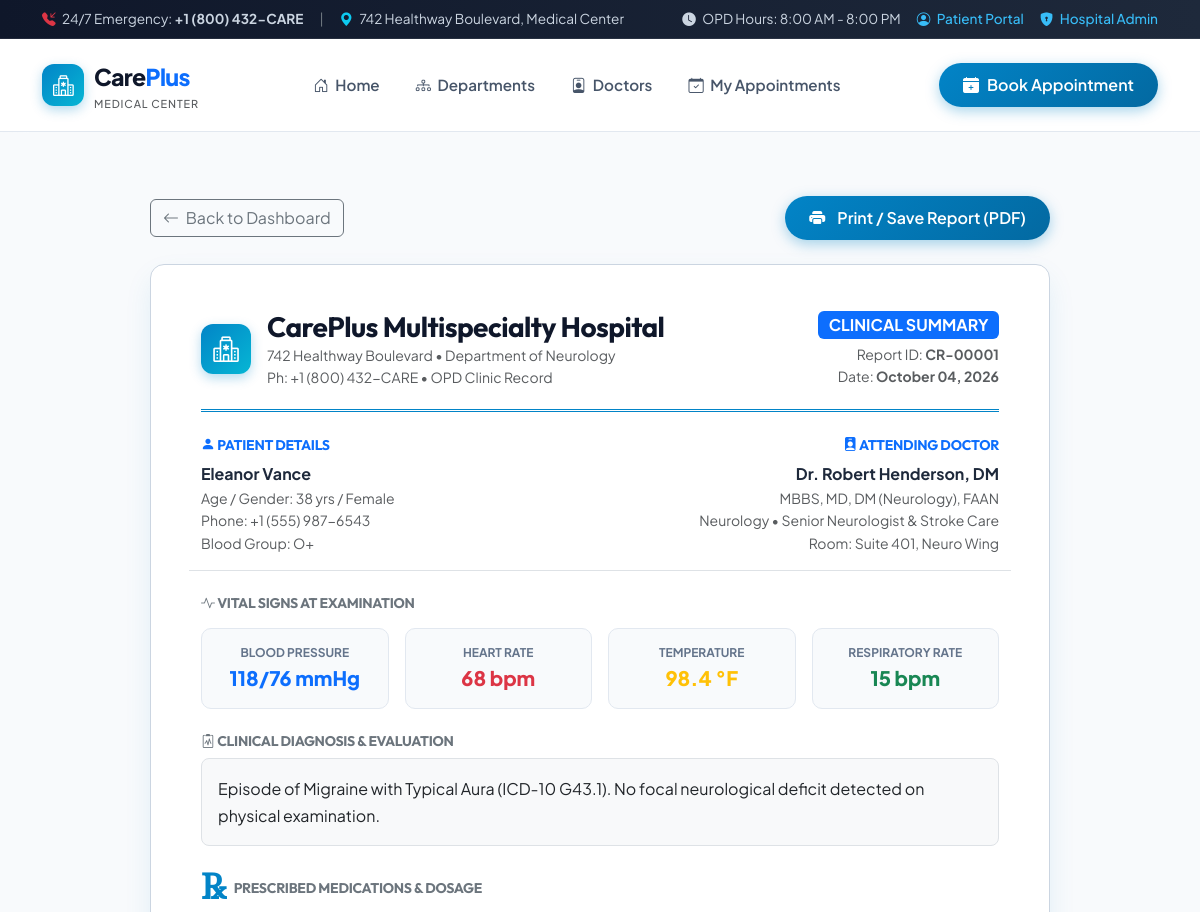
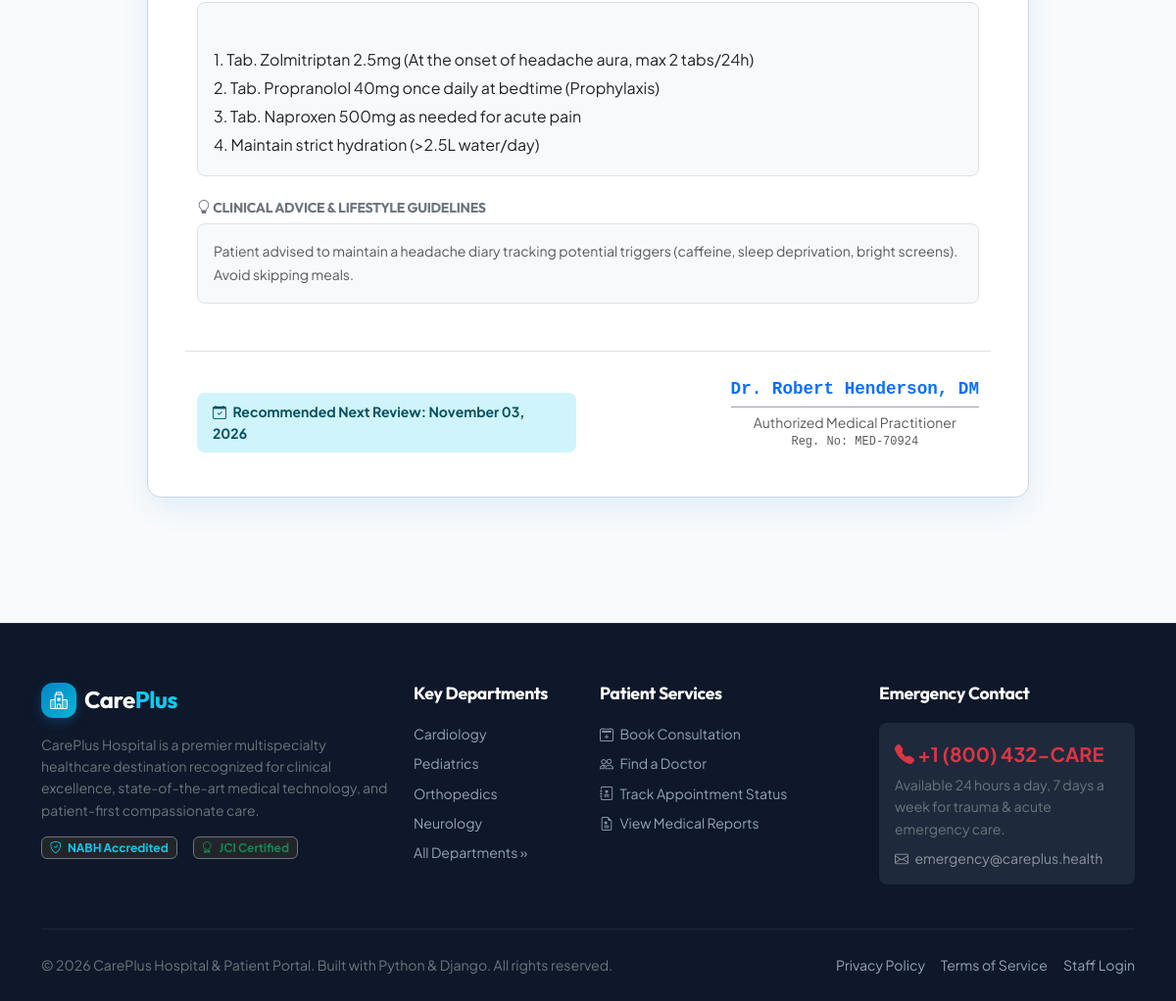
Screenshot of /report/1/ with the database file from the repository (2 pictures, top to bottom).
### appointments/models.py (models this page shows, shortened)
class Doctor(models.Model):
    name = models.CharField(max_length=150, help_text="e.g. Dr. Sarah Jenkins, MD")
    department = models.CharField(max_length=50, choices=DEPARTMENT_CHOICES)
    specialization = models.CharField(max_length=150, help_text="e.g. Interventional Cardiology")
    qualification = models.CharField(max_length=150, help_text="e.g. MBBS, MD, FACC")
    experience_years = models.PositiveIntegerField(default=5, help_text="Years of clinical practice")
    consultation_fee = models.DecimalField(max_digits=8, decimal_places=2, default=50.00)
    room_number = models.CharField(max_length=50, default="Room 101, OPD")
    phone = models.CharField(max_length=20, blank=True)
    email = models.EmailField(blank=True)
    bio = models.TextField(blank=True)
    avatar_url = models.URLField(blank=True, help_text="Image URL for doctor profile")
    is_available = models.BooleanField(default=True)
    created_at = models.DateTimeField(auto_now_add=True)
    class Meta:
        ordering = ['department', 'name']

class MedicalReport(models.Model):
    appointment = models.OneToOneField(Appointment, on_delete=models.CASCADE, related_name='medical_report')
    patient = models.ForeignKey(Patient, on_delete=models.CASCADE, related_name='medical_reports')
    doctor = models.ForeignKey(Doctor, on_delete=models.CASCADE, related_name='medical_reports')
    report_date = models.DateField(default=timezone.now)
    blood_pressure = models.CharField(max_length=30, blank=True, help_text="e.g. 120/80 mmHg")
    heart_rate = models.CharField(max_length=30, blank=True, help_text="e.g. 72 bpm")
    temperature = models.CharField(max_length=30, blank=True, help_text="e.g. 98.6 °F")
    respiratory_rate = models.CharField(max_length=30, blank=True, help_text="e.g. 16 breaths/min")
    diagnosis = models.TextField(help_text="Clinical findings and diagnosis")
    prescription = models.TextField(help_text="Prescribed medications, dosage, and duration")
    doctor_notes = models.TextField(blank=True, help_text="Lifestyle advice, precautions, or lab test requests")
    follow_up_date = models.DateField(null=True, blank=True, help_text="Next review visit date")
    created_at = models.DateTimeField(auto_now_add=True)
    class Meta:
        ordering = ['-report_date', '-created_at']

class Patient(models.Model):
    first_name = models.CharField(max_length=100)
    last_name = models.CharField(max_length=100)
    email = models.EmailField()
    phone = models.CharField(max_length=20, db_index=True)
    age = models.PositiveIntegerField(null=True, blank=True)
    gender = models.CharField(max_length=10, choices=GENDER_CHOICES, default='Male')
    blood_group = models.CharField(max_length=5, choices=BLOOD_GROUP_CHOICES, blank=True)
    address = models.TextField(blank=True)
    emergency_contact = models.CharField(max_length=20, blank=True)
    created_at = models.DateTimeField(auto_now_add=True)
    class Meta:
        ordering = ['-created_at']
    @property
    def full_name(self):
        return f"{self.first_name} {self.last_name}"

### appointments/views.py (the view)
# urls.py: path('report/<int:report_id>/', views.medical_report_detail, name='medical_report_detail'),
def medical_report_detail(request, report_id):
    report = get_object_or_404(
        MedicalReport.objects.select_related('appointment', 'patient', 'doctor'),
        pk=report_id
    )
    context = {
        'report': report,
        'appointment': report.appointment,
        'patient': report.patient,
        'doctor': report.doctor,
    }
    return render(request, 'appointments/medical_report.html', context)

### appointments/templates/appointments/medical_report.html (shortened to what this page needs)
{% extends 'appointments/base.html' %}
{% load static %}
{% block content %}
<section class="py-5">
    <div class="container">
        <div class="d-flex justify-content-between align-items-center mb-4 no-print max-w-900 mx-auto" style="max-width: 900px;">
            <a href="{% url 'patient_dashboard' %}" class="btn btn-outline-secondary">
                <i class="bi bi-arrow-left me-1"></i> Back to Dashboard
            </a>
            <button type="button" class="btn btn-primary-care" onclick="window.print()">
                <i class="bi bi-printer-fill me-1"></i> Print / Save Report (PDF)
            </button>
        </div>
        <div class="medical-report-sheet">
            <div class="report-header d-flex justify-content-between align-items-center">
                <div class="d-flex align-items-center gap-3">
                    <div class="brand-icon" style="width: 50px; height: 50px; font-size: 1.6rem;">
                        <i class="bi bi-hospital"></i>
                    </div>
                    <div>
                        <h3 class="fw-bold mb-0">CarePlus Multispecialty Hospital</h3>
                        <div class="small text-muted">742 Healthway Boulevard &bull; Department of {{ doctor.department }}</div>
                        <div class="small text-muted">Ph: +1 (800) 432-CARE &bull; OPD Clinic Record</div>
                    </div>
                </div>
                <div class="text-end">
                    <div class="badge bg-primary fs-6 mb-1">CLINICAL SUMMARY</div>
                    <div class="small text-muted">Report ID: <strong>CR-{{ report.id|stringformat:"05d" }}</strong></div>
                    <div class="small text-muted">Date: <strong>{{ report.report_date|date:"F d, Y" }}</strong></div>
                </div>
            </div>
            <div class="row g-4 mb-4 pb-3 border-bottom">
                <div class="col-6">
                    <h6 class="text-uppercase text-primary fw-bold small mb-2"><i class="bi bi-person-fill"></i> Patient Details</h6>
                    <div class="fw-bold fs-6">{{ patient.full_name }}</div>
                    <div class="small text-muted">Age / Gender: {{ patient.age|default:"--" }} yrs / {{ patient.gender }}</div>
                    <div class="small text-muted">Phone: {{ patient.phone }}</div>
                    <div class="small text-muted">Blood Group: {{ patient.blood_group|default:"Not recorded" }}</div>
                </div>
                <div class="col-6 text-end">
                    <h6 class="text-uppercase text-primary fw-bold small mb-2"><i class="bi bi-person-badge-fill"></i> Attending Doctor</h6>
                    <div class="fw-bold fs-6">{{ doctor.name }}</div>
                    <div class="small text-muted">{{ doctor.qualification }}</div>
                    <div class="small text-muted">{{ doctor.department }} &bull; {{ doctor.specialization }}</div>
                    <div class="small text-muted">Room: {{ doctor.room_number }}</div>
                </div>
            </div>
            <div class="mb-4">
                <h6 class="text-uppercase text-secondary fw-bold small mb-3"><i class="bi bi-activity"></i> Vital Signs at Examination</h6>
                <div class="row g-3">
                    <div class="col-3">
                        <div class="vital-box">
                            <div class="vital-label">Blood Pressure</div>
                            <div class="vital-value text-primary">{{ report.blood_pressure|default:"120/80" }}</div>
                        </div>
                    </div>
                    <div class="col-3">
                        <div class="vital-box">
                            <div class="vital-label">Heart Rate</div>
                            <div class="vital-value text-danger">{{ report.heart_rate|default:"72 bpm" }}</div>
                        </div>
                    </div>
                    <div class="col-3">
                        <div class="vital-box">
                            <div class="vital-label">Temperature</div>
                            <div class="vital-value text-warning">{{ report.temperature|default:"98.6 °F" }}</div>
                        </div>
                    </div>
                    <div class="col-3">
                        <div class="vital-box">
                            <div class="vital-label">Respiratory Rate</div>
                            <div class="vital-value text-success">{{ report.respiratory_rate|default:"16/min" }}</div>
                        </div>
                    </div>
                </div>
            </div>
            <div class="mb-4">
                <h6 class="text-uppercase text-secondary fw-bold small mb-2"><i class="bi bi-clipboard2-pulse"></i> Clinical Diagnosis & Evaluation</h6>
                <div class="p-3 rounded-3 bg-light border text-dark" style="line-height: 1.7;">
                    {{ report.diagnosis }}
                </div>
            </div>
            <div class="mb-4">
                <div class="d-flex align-items-center gap-2 mb-2">
                    <span class="rx-symbol">&#8478;</span>
                    <h6 class="text-uppercase text-secondary fw-bold small mb-0">Prescribed Medications & Dosage</h6>
                </div>
                <div class="p-3 rounded-3 bg-light border text-dark" style="line-height: 1.8; white-space: pre-line;">
                    {{ report.prescription }}
                </div>
            </div>
            {% if report.doctor_notes %}
            <div class="mb-4">
                <h6 class="text-uppercase text-secondary fw-bold small mb-2"><i class="bi bi-lightbulb"></i> Clinical Advice & Lifestyle Guidelines</h6>
                <div class="p-3 rounded-3 bg-light border text-muted small" style="line-height: 1.7;">
                    {{ report.doctor_notes }}
                </div>
            </div>
            {% endif %}
            <div class="row align-items-end pt-4 border-top mt-5">
                <div class="col-6">
                    {% if report.follow_up_date %}
                    <div class="p-2 px-3 rounded-3 bg-info-subtle text-info-emphasis d-inline-block small fw-bold">
                        <i class="bi bi-calendar-check me-1"></i> Recommended Next Review: {{ report.follow_up_date|date:"F d, Y" }}
                    </div>
                    {% endif %}
                </div>
                <div class="col-6 text-end">
                    <div class="d-inline-block text-center">
                        <div class="fw-bold font-monospace text-primary mb-1" style="font-size: 1.1rem; border-bottom: 1px solid #94a3b8; padding-bottom: 4px;">
                            {{ doctor.name }}
                        </div>
                        <div class="small text-muted">Authorized Medical Practitioner</div>
                        <div class="small text-muted font-monospace" style="font-size: 0.75rem;">Reg. No: MED-{{ doctor.id }}0924</div>
                    </div>
                </div>
            </div>
        </div>
    </div>
</section>
{% endblock %}

### static/css/hospital.css (style rules this page uses)
:root { --primary: #0284c7; --primary-dark: #0369a1; --primary-light: #e0f2fe; --primary-subtle: #f0f9ff; --secondary: #0f172a; --accent: #06b6d4; --text-main: #1e293b; --text-muted: #64748b; --bg-page: #f8fafc; --bg-card: #ffffff; --border-color: #e2e8f0; --border-focus: #38bdf8; --radius-sm: 8px; --radius-md: 14px; --radius-lg: 20px; --radius-full: 9999px; --shadow-sm: 0 1px 3px rgba(0, 0, 0, 0.05); --shadow-md: 0 4px 20px -2px rgba(2, 132, 199, 0.08); --shadow-lg: 0 12px 30px -4px rgba(2, 132, 199, 0.12); --shadow-hover: 0 20px 35px -5px rgba(2, 132, 199, 0.18); --transition: all 0.25s cubic-bezier(0.4, 0, 0.2, 1); }
body { font-family: 'Plus Jakarta Sans', system-ui, -apple-system, BlinkMacSystemFont, 'Segoe UI', Roboto, sans-serif; color: var(--text-main); background-color: var(--bg-page); line-height: 1.6; overflow-x: hidden; }
h1, h2, h3, h4, h5, h6 { font-family: 'Outfit', 'Plus Jakarta Sans', sans-serif; color: var(--secondary); font-weight: 700; letter-spacing: -0.02em; }
a { color: var(--primary); text-decoration: none; transition: var(--transition); }
.brand-icon { width: 42px; height: 42px; background: linear-gradient(135deg, #0284c7 0%, #06b6d4 100%); color: #ffffff; border-radius: 12px; display: flex; align-items: center; justify-content: center; font-size: 1.3rem; box-shadow: 0 4px 12px rgba(2, 132, 199, 0.3); }
.btn-primary-care { background: linear-gradient(135deg, #0284c7 0%, #0369a1 100%); color: #ffffff !important; border: none; font-weight: 600; padding: 10px 24px; border-radius: var(--radius-full); box-shadow: 0 4px 14px rgba(2, 132, 199, 0.35); display: inline-flex; align-items: center; gap: 8px; transition: var(--transition); }
.medical-report-sheet { background: #ffffff; border: 1px solid #cbd5e1; border-radius: var(--radius-md); padding: 45px 50px; box-shadow: var(--shadow-lg); max-width: 900px; margin: 0 auto; }
.report-header { border-bottom: 3px double #0284c7; padding-bottom: 20px; margin-bottom: 25px; }
.vital-box { background: #f8fafc; border: 1px solid #e2e8f0; border-radius: 10px; padding: 14px 16px; text-align: center; }
.vital-label { font-size: 0.75rem; font-weight: 700; text-transform: uppercase; color: var(--text-muted); }
.vital-value { font-size: 1.25rem; font-weight: 800; color: var(--secondary); }
.rx-symbol { font-size: 2.2rem; font-family: serif; font-weight: bold; color: var(--primary); line-height: 1; }

### rows the page displays
Doctor: department "Neurology", name "Dr. Robert Henderson, DM", qualification "MBBS, MD, DM (Neurology), FAAN", specialization "Senior Neurologist & Stroke Care", room_number "Suite 401, Neuro Wing", id "7"
MedicalReport: id "00001", report_date "October 04, 2026", blood_pressure "118/76 mmHg", heart_rate "68 bpm", temperature "98.4 °F", respiratory_rate "15 bpm", diagnosis "Episode of Migraine with Typical Aura (ICD-10 G43.1). No focal neurological deficit detected on physical examination.", prescription "1. Tab. Zolmitriptan 2.5mg (At the onset of headache aura, max 2 tabs/24h) 2. Tab. Propranolol 40mg once daily at bedtime (Prophylaxis) 3. Tab. Naproxen 500mg as needed for acute pain 4. Maintain strict hydration (>2.5L water/day)", doctor_notes "Patient advised to maintain a headache diary tracking potential triggers (caffeine, sleep deprivation, bright screens). Avoid skipping meals.", follow_up_date "November 03, 2026"
Patient: full_name "Eleanor Vance", age "38", gender "Female", phone "+1 (555) 987-6543", blood_group "O+"
